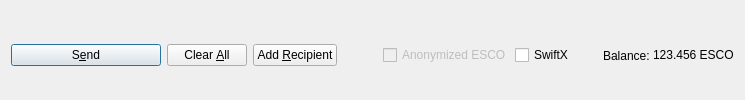
         <widget class="QFrame" name="frame_Send">
          <layout class="QHBoxLayout" name="horizontalLayout">
           <property name="bottomMargin">
            <number>0</number>
           </property>
           <item>
            <widget class="QPushButton" name="sendButton">
             <property name="minimumSize">
              <size>
               <width>150</width>
               <height>0</height>
              </size>
             </property>
             <property name="toolTip">
              <string>Confirm the send action</string>
             </property>
             <property name="text">
              <string>S&amp;end</string>
             </property>
             <property name="icon">
              <iconset resource="../escrow.qrc">
               <normaloff>:/icons/send</normaloff>:/icons/send</iconset>
             </property>
             <property name="autoDefault">
              <bool>false</bool>
             </property>
             <property name="default">
              <bool>true</bool>
             </property>
            </widget>
           </item>
           <item>
            <widget class="QPushButton" name="clearButton">
             <property name="sizePolicy">
              <sizepolicy hsizetype="Minimum" vsizetype="Fixed">
               <horstretch>0</horstretch>
               <verstretch>0</verstretch>
              </sizepolicy>
             </property>
             <property name="toolTip">
              <string>Clear all fields of the form.</string>
             </property>
             <property name="text">
              <string>Clear &amp;All</string>
             </property>
             <property name="icon">
              <iconset resource="../escrow.qrc">
               <normaloff>:/icons/remove</normaloff>:/icons/remove</iconset>
             </property>
             <property name="autoDefault">
              <bool>false</bool>
             </property>
            </widget>
           </item>
           <item>
            <widget class="QPushButton" name="addButton">
             <property name="toolTip">
              <string>Send to multiple recipients at once</string>
             </property>
             <property name="text">
              <string>Add &amp;Recipient</string>
             </property>
             <property name="icon">
              <iconset resource="../escrow.qrc">
               <normaloff>:/icons/add</normaloff>:/icons/add</iconset>
             </property>
             <property name="autoDefault">
              <bool>false</bool>
             </property>
            </widget>
           </item>
           <item>
            <spacer name="horizontalSpacer">
             <property name="orientation">
              <enum>Qt::Horizontal</enum>
             </property>
             <property name="sizeHint" stdset="0">
              <size>
               <width>40</width>
               <height>20</height>
              </size>
             </property>
            </spacer>
           </item>
           <item>
            <layout class="QHBoxLayout" name="horizontalLayout_2">
             <property name="spacing">
              <number>3</number>
             </property>
             <item>
              <widget class="QCheckBox" name="checkzESCO">
               <property name="enabled">
                <bool>false</bool>
               </property>
               <property name="text">
                <string>Anonymized ESCO</string>
               </property>
              </widget>
             </item>
             <item>
              <widget class="QCheckBox" name="checkSwiftTX">
               <property name="enabled">
                <bool>true</bool>
               </property>
               <property name="minimumSize">
                <size>
                 <width>85</width>
                 <height>0</height>
                </size>
               </property>
               <property name="text">
                <string>SwiftX</string>
               </property>
              </widget>
             </item>
             <item>
              <widget class="QLabel" name="label">
               <property name="text">
                <string>Balance:</string>
               </property>
              </widget>
             </item>
             <item>
              <widget class="QLabel" name="labelBalance">
               <property name="sizePolicy">
                <sizepolicy hsizetype="Preferred" vsizetype="Fixed">
                 <horstretch>0</horstretch>
                 <verstretch>0</verstretch>
                </sizepolicy>
               </property>
               <property name="cursor">
                <cursorShape>IBeamCursor</cursorShape>
               </property>
               <property name="text">
                <string notr="true">123.456 ESCO</string>
               </property>
               <property name="textInteractionFlags">
                <set>Qt::LinksAccessibleByMouse|Qt::TextSelectableByKeyboard|Qt::TextSelectableByMouse</set>
               </property>
              </widget>
             </item>
            </layout>
           </item>
          </layout>
         </widget>
